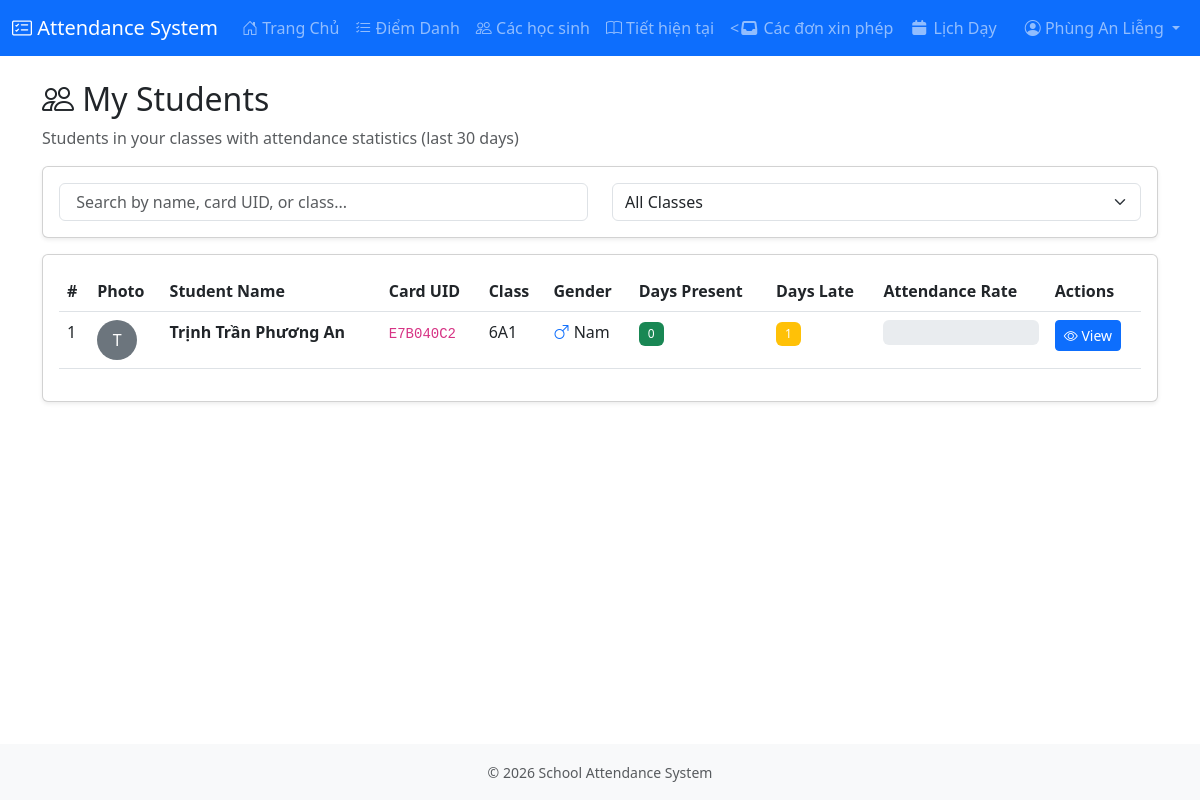
The page /teacher/students/ (signed in) on the database its author committed.
### attendance/models.py (models this page shows, shortened)
class Teachers(models.Model):
    GENDER_CHOICES = [
        ('male', 'Nam'),
        ('female', 'Nữ'),
        ('other', 'Khác')
    ]
    teacher_id = UUIDv7Field(primary_key=True, editable=False)
    teacher_card_id = models.CharField(max_length=10, unique=True, blank=False, null=False)
    teacher_full_name = models.CharField(max_length=150, blank=False, null=False)
    teacher_gender = models.CharField(max_length=10, choices=GENDER_CHOICES, blank=True, null=True)
    teacher_birthday = models.DateField(null=True, blank=True)
    teacher_phone_number = models.CharField(
        max_length=20, unique=True, blank=True, null=True,
        validators=[RegexValidator(regex=r'^\d{10,11}$', message='Enter a valid 10-11 digit phone number')]
    )
    teacher_subject = models.CharField(max_length=30, blank=True, null=True)
    teacher_regular_address = models.CharField(max_length=255, blank=True, null=True)
    teacher_temporary_address = models.CharField(max_length=255, blank=True, null=True)
    teacher_profile_image = models.ImageField(
        upload_to=teacher_profile_path, null=True, blank=True,
        validators=[FileExtensionValidator(allowed_extensions=['jpg', 'jpeg', 'png'])]
    )
    created_at = models.DateTimeField(auto_now_add=True)
    updated_at = models.DateTimeField(auto_now=True)
    teacher_active_status = models.BooleanField(default=True)
    user = models.OneToOneField(User, on_delete=models.CASCADE, null=True, blank=True, related_name="teacher_profile")
    class Meta:
        db_table = 'teachers'
        ordering = ['teacher_full_name']
        indexes = [
            models.Index(fields=['teacher_card_id']),
            models.Index(fields=['teacher_active_status']),
        ]
        verbose_name = 'Teacher'
        verbose_name_plural = 'Teachers'

class Students(models.Model):
    GENDER_CHOICES = [
        ('male', 'Nam'),
        ('female', 'Nữ'),
        ('other', 'Khác')
    ]
    ROLE_CHOICES = [
        ('student', 'Học sinh'),
        ('lop_truong', 'Lớp trưởng'),
        ('lop_pho', 'Lớp phó'),
        ('to_truong', 'Tổ trưởng'),
    ]
    student_id = UUIDv7Field(primary_key=True, editable=False)
    student_card_uid = models.CharField(max_length=8, unique=True, blank=False, null=False, db_index=True)
    student_full_name = models.CharField(max_length=150, blank=False, null=False)
    student_class = models.ForeignKey(Class, on_delete=models.SET_NULL, null=True, related_name='students')
    student_gender = models.CharField(max_length=10, choices=GENDER_CHOICES, blank=True, null=True)
    student_birthday = models.DateField(null=True, blank=True)
    student_phone_number = models.CharField(
        max_length=20, unique=True, blank=True, null=True,
        validators=[RegexValidator(regex=r'^\d{10,11}$', message='Enter a valid 10-11 digit phone number')]
    )
    student_regular_address = models.CharField(max_length=255, blank=True, null=True)
    student_temporary_address = models.CharField(max_length=255, blank=True, null=True)
    student_profile_image = models.ImageField(
        upload_to=student_profile_path, null=True, blank=True,
        validators=[FileExtensionValidator(allowed_extensions=['jpg', 'jpeg', 'png'])]
    )
    student_role = models.CharField(
        max_length=20,
        choices=ROLE_CHOICES,
        default='student',
        null=True,  # Makes migration safe
        blank=True
    )
    to_number = models.IntegerField(
        null=True,
        blank=True,
        help_text="Tổ number (1-4)"
    )
    seat_number = models.IntegerField(
        null=True,
        blank=True,
        help_text="Seat in tổ (1-10)"
    )
    created_at = models.DateTimeField(auto_now_add=True)
    updated_at = models.DateTimeField(auto_now=True)
    student_active_status = models.BooleanField(default=True)
    class Meta:
        db_table = 'students'
        ordering = ['student_full_name']
        indexes = [
            models.Index(fields=['student_card_uid']),
            models.Index(fields=['student_active_status']),
            models.Index(fields=['student_class']),
            models.Index(fields=['student_full_name']),
            models.Index(fields=['student_role']),
        ]
        verbose_name = 'Student'
        verbose_name_plural = 'Students'

class Class(models.Model):
    class_id = UUIDv7Field(primary_key=True, editable=False)
    class_name = models.CharField(max_length=50)
    grade_level = models.IntegerField()
    academic_year = models.ForeignKey(AcademicYear, on_delete=models.CASCADE, related_name='classes')
    homeroom_teacher = models.ForeignKey('Teachers', models.SET_NULL, null=True, blank=True, related_name='homeroom_classes')
    created_at = models.DateTimeField(auto_now_add=True)
    class Meta:
        db_table = 'class'
        unique_together = [['class_name', 'academic_year'], ['homeroom_teacher', 'academic_year']]
        ordering = ['grade_level', 'class_name']
        verbose_name = 'Class'
        verbose_name_plural = 'Classes'

### attendance/views.py (the view)
# urls.py: path('teacher/students/', views.teacher_students, name='teacher_students'),
@login_required
def teacher_students(request):
	if not hasattr(request.user, 'teacher_profile'):
		return HttpResponse("Access denied")
	teacher = request.user.teacher_profile
	teacher_classes = teacher.homeroom_classes.all()
	if not teacher_classes.exists():
		return render(request, 'teacher/students.html', {
			'no_class': True
		})
	students = Students.objects.filter(
		student_class__in=teacher_classes,
		student_active_status=True
	).order_by('student_class', 'student_full_name')
	from django.db.models import Count, Q
	from datetime import timedelta
	now = timezone.now()
	local_now = timezone.localtime(now)
	today = local_now.date()
	thirty_days_ago = today - timedelta(days=30)
	student_stats = []
	for student in students:
		attendance_records = Attendance.objects.filter(
			student=student,
			check_in_date__gte=thirty_days_ago,
			check_in_date__lte=today
		)
		total_days = attendance_records.count()
		present_days = attendance_records.filter(status='attended').count()
		late_days = attendance_records.filter(status='late').count()
		if total_days > 0:
			attendance_rate = (present_days / total_days) * 100
		else:
			attendance_rate = 0
		student_stats.append({
			'student': student,
			'total_days': total_days,
			'present_days': present_days,
			'late_days': late_days,
			'attendance_rate': round(attendance_rate, 1)
		})
	context = {
		'teacher': teacher,
		'student_stats': student_stats,
	}
	return render(request, 'teacher/students.html', context)

### attendance/templates/teacher/students.html (shortened to what this page needs)
{% extends 'base.html' %}
{% block content %}
<div class="row">
    <div class="col-12">
        <h2><i class="bi bi-people"></i> My Students</h2>
        <p class="text-muted">Students in your classes with attendance statistics (last 30 days)</p>
    </div>
</div>
{% if no_class %}
<div class="alert alert-warning">
    You are not assigned to any class yet.
</div>
{% else %}
<div class="card mb-3">
    <div class="card-body">
        <div class="row">
            <div class="col-md-6">
                <input type="text" id="searchBox" class="form-control"
                       placeholder=" Search by name, card UID, or class...">
            </div>
            <div class="col-md-6">
                <select id="filterClass" class="form-select">
                    <option value="">All Classes</option>
                </select>
            </div>
        </div>
    </div>
</div>
<div class="card mt-3">
    <div class="card-body">
        <div class="table-responsive">
            <table class="table table-hover">
                <thead>
                    <tr>
                        <th>#</th>
                        <th>Photo</th>
                        <th>Student Name</th>
                        <th>Card UID</th>
                        <th>Class</th>
                        <th>Gender</th>
                        <th>Days Present</th>
                        <th>Days Late</th>
                        <th>Attendance Rate</th>
                        <th>Actions</th>
                    </tr>
                </thead>
                <tbody>
                    {% for item in student_stats %}
                    <tr>
                        <td>{{ forloop.counter }}</td>
                        <td>
                            {% if item.student.student_profile_image %}
                            <img src="{{ item.student.student_profile_image.url }}"
                                 class="rounded-circle"
                                 width="40"
                                 height="40"
                                 alt="{{ item.student.student_full_name }}">
                            {% else %}
                            <div class="rounded-circle bg-secondary d-inline-flex align-items-center justify-content-center"
                                 style="width: 40px; height: 40px; color: white;">
                                {{ item.student.student_full_name|slice:":1" }}
                            </div>
                            {% endif %}
                        </td>
                        <td><strong>{{ item.student.student_full_name }}</strong></td>
                        <td><code>{{ item.student.student_card_uid }}</code></td>
                        <td>{{ item.student.student_class.class_name }}</td>
                        <td>
                            {% if item.student.student_gender == 'male' %}
                                <i class="bi bi-gender-male text-primary"></i> Nam
                            {% elif item.student.student_gender == 'female' %}
                                <i class="bi bi-gender-female text-danger"></i> Nữ
                            {% else %}
                                {{ item.student.get_student_gender_display }}
                            {% endif %}
                        </td>
                        <td>
                            <span class="badge bg-success">{{ item.present_days }}</span>
                        </td>
                        <td>
                            <span class="badge bg-warning">{{ item.late_days }}</span>
                        </td>
                        <td>
                            <div class="progress" style="height: 25px; min-width: 80px;">
                            </div>
                        </td>
                        <td>
                            <a href="{% url 'teacher_student_detail' item.student.student_id %}"
                               class="btn btn-sm btn-primary">
                                <i class="bi bi-eye"></i> View
                            </a>
                        </td>
                    </tr>
                    {% empty %}
                    <tr>
                        <td colspan="10" class="text-center text-muted">
                            No students found
                        </td>
                    </tr>
                    {% endfor %}
                </tbody>
            </table>
        </div>
    </div>
</div>
{% endif %}
{% endblock %}

### attendance/templates/base.html (shortened to what this page needs)
<!DOCTYPE html>
<html lang="vi">
<head>
    <link href="https://cdn.jsdelivr.net/npm/bootstrap@5.3.0/dist/css/bootstrap.min.css" rel="stylesheet">
    <link rel="stylesheet" href="https://cdn.jsdelivr.net/npm/bootstrap-icons@1.10.0/font/bootstrap-icons.css">
    <link rel="stylesheet" href="https://cdnjs.cloudflare.com/ajax/libs/font-awesome/7.0.1/css/all.min.css">
    {% load static %}
    <link rel="stylesheet" href="{% static 'css/style.css' %}">
</head>
<body>
    <div class="toast-container position-fixed top-0 end-0 p-3" style="z-index: 9999;">
    </div>
    <nav class="navbar navbar-expand-lg navbar-dark bg-primary">
        <div class="container-fluid">
            <a class="navbar-brand" href="#">
                <i class="bi bi-card-checklist"></i> Attendance System
            </a>
            {% if user.is_authenticated %}
            <div class="collapse navbar-collapse" id="navbarNav">
                <ul class="navbar-nav me-auto">
                    {% if user.teacher_profile %}
                    <li class="nav-item">
                        <a class="nav-link" href="{% url 'teacher_dashboard' %}">
                            <i class="bi bi-house-door"></i> Trang Chủ
                        </a>
                    </li>
                    <li class="nav-item">
                        <a class="nav-link" href="{% url 'teacher_attendance_list' %}">
                            <i class="bi bi-list-check"></i> Điểm Danh
                        </a>
                    </li>
                    <li class="nav-item">
                        <a class="nav-link" href="{% url 'teacher_students' %}">
                            <i class="bi bi-people"></i> Các học sinh
                        </a>
                    </li>
                    <li class="nav-item">
                        <a class="nav-link" href="{% url 'teacher_current_classes' %}">
                            <i class="bi bi-book"></i> Tiết hiện tại
                        </a>
                    </li>
                    <li class="nav-item">
                        <a class="nav-link" href="{% url 'teacher_manage_excuses' %}">
                            <<i class="fa-solid fa-inbox"></i> Các đơn xin phép
                        </a>
                    </li>
                    <li class="nav-item">
                        <a class="nav-link" href="{% url 'teacher_my_schedule' %}">
                            <i class="fa-solid fa-calendar"></i> Lịch Dạy
                        </a>
                    </li>
                    {% endif %}
                </ul>
                <ul class="navbar-nav">
                    <li class="nav-item dropdown">
                        <a class="nav-link dropdown-toggle" href="#" id="userDropdown" role="button" data-bs-toggle="dropdown">
                            <i class="bi bi-person-circle"></i>
                            {% if user.teacher_profile %}
                                {{ user.teacher_profile.teacher_full_name }}
                            {% elif user.parent_profile %}
                                {{ user.parent_profile.parent_mother_name }}
                            {% else %}
                                {{ user.username }}
                            {% endif %}
                        </a>
                    </li>
                </ul>
            </div>
            {% endif %}
        </div>
    </nav>
    <main class="{% if not user.parent_profile %}container{% endif %} mt-4">
        {% block content %}{% endblock %}
    </main>
    <footer class="mt-5 py-3 bg-light">
        <div class="container text-center text-muted">
            <small>© 2026 School Attendance System</small>
        </div>
    </footer>
</body>
</html>

### static/css/style.css (style rules this page uses)
body { min-height: 100vh; display: flex; flex-direction: column; }
main { flex: 1; }
.card { box-shadow: 0 0.125rem 0.25rem rgba(0,0,0,0.075); margin-bottom: 1rem; }
.badge { padding: 0.5em 0.75em; }
footer { margin-top: auto; }
.card, .btn, .badge { transition: all 0.3s ease; }
.rounded-circle { object-fit: cover; }
.progress { background-color: #e9ecef; }
.badge { font-weight: 500; letter-spacing: 0.5px; }
.table-hover tbody tr { cursor: pointer; transition: background-color 0.2s; }

### rows shown on the page
Students: student.student_full_name "T", student.student_full_name "Trịnh Trần Phương An", student.student_card_uid "E7B040C2", student.student_class.class_name "6A1", student_gender "male" (drawn), present_days "0", late_days "1"

### other values the page prints
{{ user.teacher_profile.teacher_full_name }} "Phùng An Liễng"
